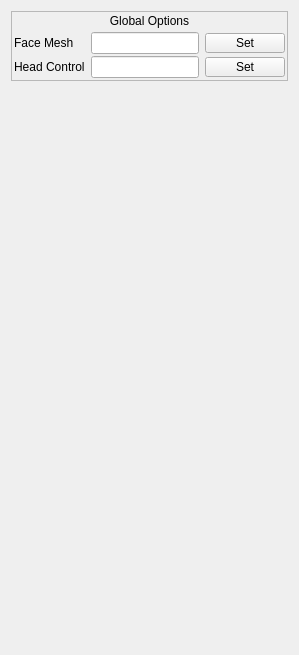
             <widget class="QWidget" name="page_1_global">
              <layout class="QVBoxLayout" name="verticalLayout_78">
               <item>
                <widget class="QFrame" name="frame_6">
                 <property name="frameShape">
                  <enum>QFrame::StyledPanel</enum>
                 </property>
                 <property name="frameShadow">
                  <enum>QFrame::Plain</enum>
                 </property>
                 <layout class="QVBoxLayout" name="verticalLayout_64">
                  <property name="spacing">
                   <number>4</number>
                  </property>
                  <property name="leftMargin">
                   <number>2</number>
                  </property>
                  <property name="topMargin">
                   <number>2</number>
                  </property>
                  <property name="rightMargin">
                   <number>2</number>
                  </property>
                  <property name="bottomMargin">
                   <number>2</number>
                  </property>
                  <item>
                   <widget class="QLabel" name="commonOptions_label_4">
                    <property name="text">
                     <string>Global Options</string>
                    </property>
                    <property name="alignment">
                     <set>Qt::AlignCenter</set>
                    </property>
                   </widget>
                  </item>
                  <item>
                   <widget class="QFrame" name="commonOptions_groupFrame_2">
                    <property name="frameShape">
                     <enum>QFrame::NoFrame</enum>
                    </property>
                    <property name="frameShadow">
                     <enum>QFrame::Raised</enum>
                    </property>
                    <layout class="QVBoxLayout" name="verticalLayout_87">
                     <property name="spacing">
                      <number>6</number>
                     </property>
                     <property name="leftMargin">
                      <number>0</number>
                     </property>
                     <property name="topMargin">
                      <number>0</number>
                     </property>
                     <property name="rightMargin">
                      <number>0</number>
                     </property>
                     <property name="bottomMargin">
                      <number>0</number>
                     </property>
                     <item>
                      <layout class="QGridLayout" name="gridLayout_9">
                       <property name="topMargin">
                        <number>0</number>
                       </property>
                       <property name="bottomMargin">
                        <number>0</number>
                       </property>
                       <property name="horizontalSpacing">
                        <number>6</number>
                       </property>
                       <property name="verticalSpacing">
                        <number>2</number>
                       </property>
                       <item row="0" column="0">
                        <widget class="QLabel" name="moduleName_label_4">
                         <property name="text">
                          <string>Face Mesh</string>
                         </property>
                        </widget>
                       </item>
                       <item row="1" column="1">
                        <widget class="QLineEdit" name="moduleName_lineEdit_2">
                         <property name="enabled">
                          <bool>true</bool>
                         </property>
                         <property name="readOnly">
                          <bool>true</bool>
                         </property>
                        </widget>
                       </item>
                       <item row="1" column="2">
                        <widget class="QPushButton" name="renameModule_btn_2">
                         <property name="sizePolicy">
                          <sizepolicy hsizetype="Fixed" vsizetype="Fixed">
                           <horstretch>0</horstretch>
                           <verstretch>0</verstretch>
                          </sizepolicy>
                         </property>
                         <property name="minimumSize">
                          <size>
                           <width>80</width>
                           <height>0</height>
                          </size>
                         </property>
                         <property name="maximumSize">
                          <size>
                           <width>80</width>
                           <height>20</height>
                          </size>
                         </property>
                         <property name="text">
                          <string>Set</string>
                         </property>
                         <property name="checkable">
                          <bool>false</bool>
                         </property>
                        </widget>
                       </item>
                       <item row="1" column="0">
                        <widget class="QLabel" name="name_label_4">
                         <property name="font">
                          <font>
                           <weight>50</weight>
                           <bold>false</bold>
                          </font>
                         </property>
                         <property name="text">
                          <string>Head Control</string>
                         </property>
                        </widget>
                       </item>
                       <item row="0" column="2">
                        <widget class="QPushButton" name="setFaceMesh_btn">
                         <property name="enabled">
                          <bool>true</bool>
                         </property>
                         <property name="sizePolicy">
                          <sizepolicy hsizetype="Fixed" vsizetype="Fixed">
                           <horstretch>0</horstretch>
                           <verstretch>0</verstretch>
                          </sizepolicy>
                         </property>
                         <property name="minimumSize">
                          <size>
                           <width>80</width>
                           <height>0</height>
                          </size>
                         </property>
                         <property name="maximumSize">
                          <size>
                           <width>80</width>
                           <height>20</height>
                          </size>
                         </property>
                         <property name="text">
                          <string>Set</string>
                         </property>
                         <property name="checkable">
                          <bool>false</bool>
                         </property>
                        </widget>
                       </item>
                       <item row="0" column="1">
                        <widget class="QLineEdit" name="moduleType_lineEdit_2">
                         <property name="enabled">
                          <bool>true</bool>
                         </property>
                         <property name="readOnly">
                          <bool>true</bool>
                         </property>
                        </widget>
                       </item>
                      </layout>
                     </item>
                    </layout>
                   </widget>
                  </item>
                 </layout>
                </widget>
               </item>
               <item>
                <spacer name="verticalSpacer_13">
                 <property name="orientation">
                  <enum>Qt::Vertical</enum>
                 </property>
                 <property name="sizeHint" stdset="0">
                  <size>
                   <width>200</width>
                   <height>563</height>
                  </size>
                 </property>
                </spacer>
               </item>
              </layout>
             </widget>
